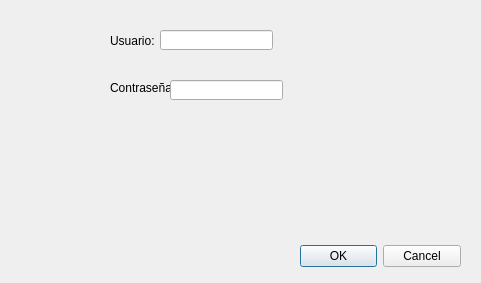
<?xml version="1.0" encoding="UTF-8"?>
<ui version="4.0">
 <class>VentanaRegistro</class>
 <widget class="QDialog" name="VentanaRegistro">
  <property name="geometry">
   <rect>
    <x>0</x>
    <y>0</y>
    <width>481</width>
    <height>283</height>
   </rect>
  </property>
  <property name="windowTitle">
   <string>Dialog</string>
  </property>
  <widget class="QDialogButtonBox" name="botonesresgistro">
   <property name="geometry">
    <rect>
     <x>300</x>
     <y>240</y>
     <width>161</width>
     <height>32</height>
    </rect>
   </property>
   <property name="orientation">
    <enum>Qt::Horizontal</enum>
   </property>
   <property name="standardButtons">
    <set>QDialogButtonBox::Cancel|QDialogButtonBox::Ok</set>
   </property>
  </widget>
  <widget class="QLabel" name="usuario">
   <property name="geometry">
    <rect>
     <x>110</x>
     <y>20</y>
     <width>91</width>
     <height>41</height>
    </rect>
   </property>
   <property name="text">
    <string>Usuario:</string>
   </property>
  </widget>
  <widget class="QLabel" name="contra">
   <property name="geometry">
    <rect>
     <x>110</x>
     <y>80</y>
     <width>61</width>
     <height>16</height>
    </rect>
   </property>
   <property name="text">
    <string>Contraseña:</string>
   </property>
  </widget>
  <widget class="QLabel" name="msj">
   <property name="geometry">
    <rect>
     <x>30</x>
     <y>150</y>
     <width>431</width>
     <height>71</height>
    </rect>
   </property>
   <property name="text">
    <string/>
   </property>
  </widget>
  <widget class="QLineEdit" name="usuinfo">
   <property name="geometry">
    <rect>
     <x>160</x>
     <y>30</y>
     <width>113</width>
     <height>20</height>
    </rect>
   </property>
  </widget>
  <widget class="QLineEdit" name="contrainfo">
   <property name="geometry">
    <rect>
     <x>170</x>
     <y>80</y>
     <width>113</width>
     <height>20</height>
    </rect>
   </property>
  </widget>
 </widget>
 <resources/>
 <connections>
  <connection>
   <sender>botonesresgistro</sender>
   <signal>accepted()</signal>
   <receiver>VentanaRegistro</receiver>
   <slot>accept()</slot>
   <hints>
    <hint type="sourcelabel">
     <x>248</x>
     <y>254</y>
    </hint>
    <hint type="destinationlabel">
     <x>157</x>
     <y>274</y>
    </hint>
   </hints>
  </connection>
  <connection>
   <sender>botonesresgistro</sender>
   <signal>rejected()</signal>
   <receiver>VentanaRegistro</receiver>
   <slot>reject()</slot>
   <hints>
    <hint type="sourcelabel">
     <x>316</x>
     <y>260</y>
    </hint>
    <hint type="destinationlabel">
     <x>286</x>
     <y>274</y>
    </hint>
   </hints>
  </connection>
 </connections>
</ui>
